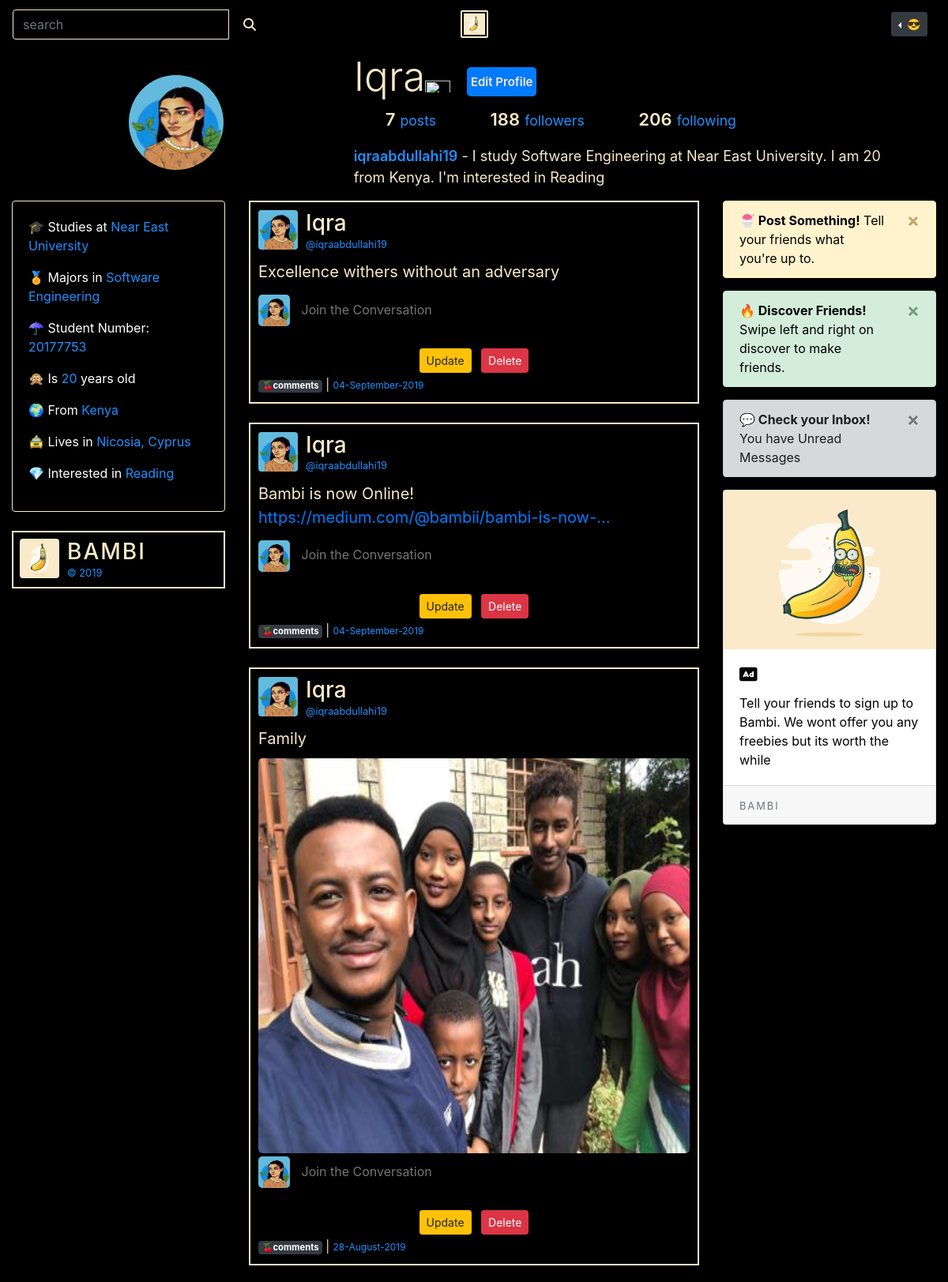
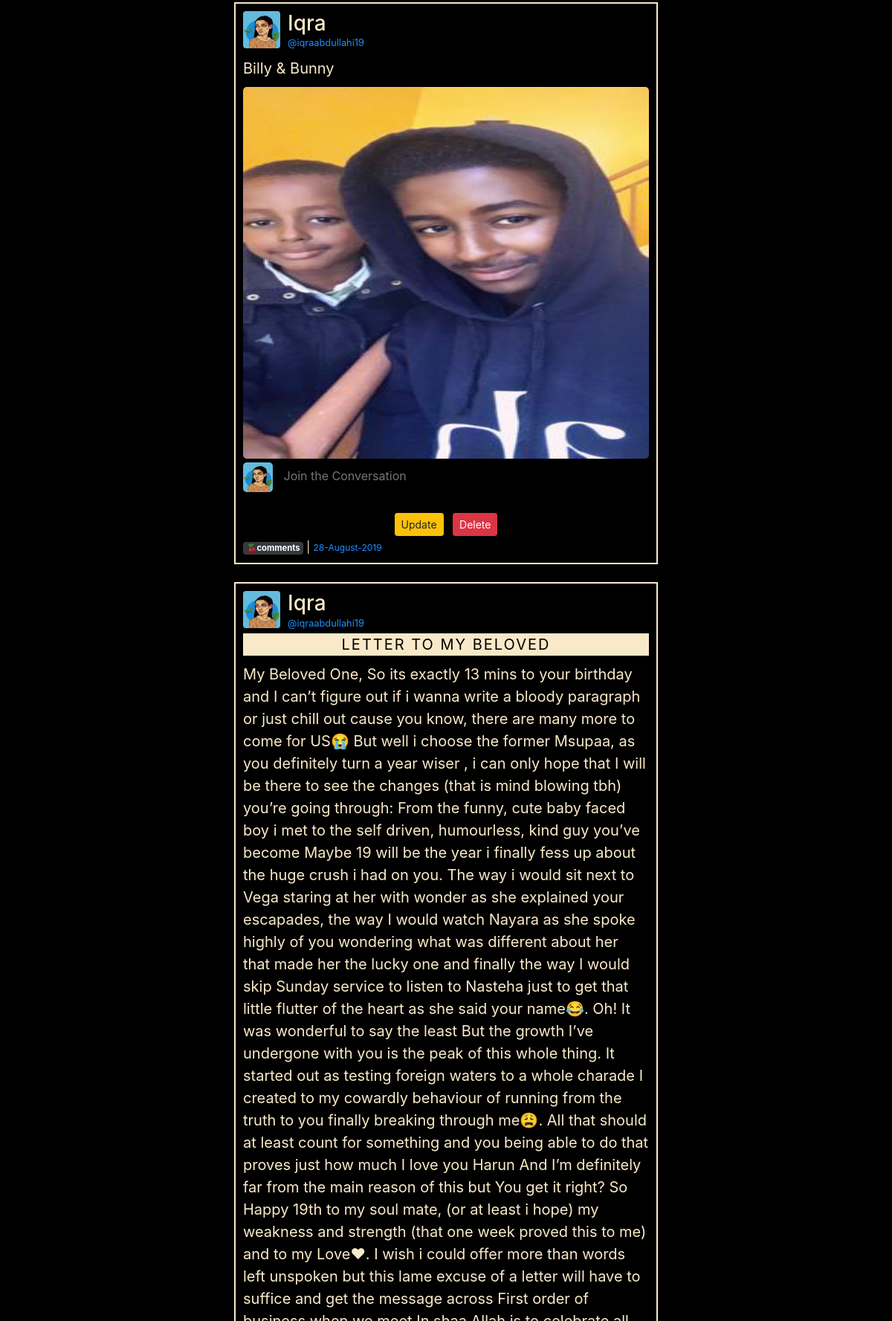
Screenshot of /user/Iqra (signed in, upper part) with the database file from the repository (2 pictures, top to bottom).
### bambiv3/models.py (models this page shows, shortened)
class User(db.Model, UserMixin):
	id = db.Column(db.Integer, primary_key=True)
	username = db.Column(db.String(20), unique=True, nullable=False)
	email = db.Column(db.String(120), unique=True, nullable=False)
	image_file = db.Column(db.String(20), nullable=False, default='default.jpg')
	password = db.Column(db.String(60), nullable=False)
	department = db.Column(db.String(20), nullable=False)
	student_number = db.Column(db.Integer(), unique=True, nullable=False)
	age = db.Column(db.Integer(), nullable=False)
	country = db.Column(db.String(20), nullable=False)
	hobby = db.Column(db.String(20), nullable=False)
	posts = db.relationship('Post', backref='author', lazy=True)

class Post(db.Model):
	id = db.Column(db.Integer, primary_key=True)
	title = db.Column(db.String(100)) #nullable=False
	date_posted = db.Column(db.DateTime, nullable=False, default=datetime.utcnow)
	content = db.Column(db.Text, nullable=False)
	image = db.Column(db.String(20))
	user_id = db.Column(db.Integer, db.ForeignKey('user.id'), nullable=False)

### bambiv3/routes.py (the view)
@app.route("/user/<string:username>", methods=['GET', 'POST'])
@login_required
def user_posts(username):
	form = UpdateAccountForm()
	if form.validate_on_submit():
		if form.picture.data:
			picture_file = save_picture(form.picture.data)
			current_user.image_file = picture_file
		current_user.username = form.username.data
		current_user.email = form.email.data
		current_user.department = form.department.data
		current_user.student_number = form.student_number.data
		current_user.country = form.country.data
		current_user.age = form.age.data
		current_user.hobby = form.hobby.data
		db.session.commit()
		flash('Your Account has been updated', 'success')
		return redirect(url_for('user_posts', username=current_user.username))
	elif request.method == 'GET':
		form.username.data = current_user.username
		form.email.data = current_user.email
		form.department.data = current_user.department
		form.student_number.data = current_user.student_number
		form.country.data = current_user.country
		form.age.data = current_user.age
		form.hobby.data = current_user.hobby
	image_file = url_for('static', filename='profile_pics/' + current_user.image_file)
	page = request.args.get('page', 1, type=int)
	user = User.query.filter_by(username=username).first_or_404()
	posts = Post.query.filter_by(author=user).order_by(Post.date_posted.desc()).paginate(page=page, per_page=5)
	return render_template('user_posts.html', posts=posts, user=user, title=user.username,image_file=image_file,form=form)

### bambiv3/forms.py (shortened to what this page needs)
class UpdateAccountForm(FlaskForm):
	username = StringField('Username', validators = [DataRequired(), Length(min=2, max=20), Regexp(r'^[\w.-_.]+$')])
	email = StringField('Email', validators = [DataRequired(), Email()])
	picture = FileField('Update Profile Picture', validators=[FileAllowed(['jpg', 'png'])])
	department = StringField('Department', validators=[DataRequired()])
	student_number = StringField('Student Number', validators=[DataRequired()])
	country = StringField('Country', validators=[DataRequired()])
	age = StringField('Age', validators=[DataRequired()])
	hobby = StringField('Hobby', validators=[DataRequired()])
	submit = SubmitField('Update')

### bambiv3/models.py (called while the page is built)
@login_manager.user_loader
def load_user(user_id):
	return User.query.get(int(user_id))

### bambiv3/routes.py (called while the page is built)
@app.before_request
def before_request():
    if current_user.is_authenticated:
        current_user.last_seen = datetime.utcnow()
        db.session.commit()

### bambiv3/templates/user_posts.html (shortened to what this page needs)
{% extends "layout.html" %}
{% block content %}
<div class="container-fluid">
  <section style="padding-top: 5px;">
  <div class="container">
    <div class="profile">
      <div class="profile-image">
        <img src="{{ url_for('static', filename='profile_pics/' + user.image_file) }}" alt="" class="profile-thumbnail" style="width:120px;height:120px;">
      </div>
      <div class="profile-user-settings">
        <h2 class="profile-user-name">{{user.username}}<img src="https://img.icons8.com/bubbles/50/000000/verified-account.png" style="width:32px;height:32px;"></h2>
        {% if current_user == user%}
        <button class="btn profile-edit-btn btn-primary" data-toggle="modal" data-target="#info">Edit Profile</button>
        {% else %}
        <button id="follow" class="btn profile-edit-btn btn-primary">✌ Follow</button>
        {% endif %}
      </div>
      <div class="profile-stats">
        <ul>
          <li style="font-size: 22px;"><span class="profile-stat-count">{{ posts.total }}</span> <small>posts</small></li>
          <li style="font-size: 22px;"><span class="profile-stat-count">188</span> <small>followers</small></li>
          <li style="font-size: 22px;"><span class="profile-stat-count">206</span> <small>following</small></li>
        </ul>
      </div>
      <div class="profile-bio">
        <p style="font-size:18px;"><small class="profile-real-name" style="font-size: 18px;">{{user.email.split("@")[0] | lower}}</small> - I study {{user.department}} at Near East University. I am {{current_user.age}} from {{user.country}}. I'm interested in {{user.hobby}}</p>
      </div>
    </div>
  </div>
</section>
  <div class="row">
    <div class="col-lg-3">
      {% if current_user.is_authenticated %}
    <div class="card about" style="color:#fff;background:#000;text-align:left;border:1px solid #F9E9C8;">
    <div class="card-body">
      <p> 🎓 Studies at <span>Near East University</span></p>
      <p> 🏅 Majors in <span>{{user.department}}</span></p>
      <p> ☂ Student Number: <span>{{user.student_number}}</span></p>
      <p> 🙊 Is <span>{{user.age}}</span> years old</p>
      <p> 🌍 From <span>{{user.country}}</span></p>
      <p> 🚖 Lives in <span>Nicosia, Cyprus</span></p>
      <p> 💎 Interested in <span>{{user.hobby}}</span></p>
    </div>
  </div>
  <br>
  <header class="d-none d-lg-flex" style="color:#F9E9C8;border:2px solid #F9E9C8;padding:8px;">
    <img src="{{ url_for('static', filename='profile_pics/' + 'logo.png') }}" alt="logo" class="profile-thumbnail">
    <div class="profile-name">
      <h3 class="logo">BAMBI</h3>
      <small>&copy 2019</small>
    </div>
  </header>
  {% endif %}
</div>
    <div class="col-lg-6">
      {% for post in posts.items %}
    <div class="post">
      <header>
          <img src="{{ url_for('static', filename='profile_pics/' + post.author.image_file) }}" alt="profile pic" class="profile-thumbnail">
          <div class="profile-name">
            <h3>{{post.author.username}}</h3>
            <small>@{{post.author.email.split("@")[0] | lower}}</small>
          </div>
        </header>
        <div id="inner">
          <p style="text-transform: uppercase;letter-spacing: 2px;text-align: center;margin-top: 4px;background:#F9E9C8;color:#000;"><a href=" {{ url_for('post', post_id=post.id) }} " style="color:#000;">{{post.title}}</a></p>
          <p>{{post.content|urlize(40, target='_blank')}}</p>
          {% if post.image %}
          <img src="{{ url_for('static', filename='profile_pics/' + post.image) }}" style="width:100%;height:500px;border-radius:5px">
          {% endif %}
          <div class="comments">
            <img src="{{ url_for('static', filename='profile_pics/' + current_user.image_file) }}" style="width: 40px;height: 40px;border-radius:5px;">
            <input type="text" name="comment" placeholder="Join the Conversation" style="background:#000;border:none;border-radius:5px;outline:none;width:85%;height: 35px;padding:10px;color:#F9E9C8;margin-top:5px;">
          </div>
          <br>
          {% if post.author == current_user %}
            <div style="text-align: center;">
              <a class="btn btn-warning btn-sm m-1" href="{{url_for('update_post', post_id=post.id)}}">Update</a>
              <button type="button" class="btn btn-danger btn-sm m-1" data-toggle="modal" data-target="#deleteModal">Delete</button>
            </div>
          {% endif %}
        </div>
        <footer>
          <div class="stats">
            <div class="Retweets">
               <a  class="badge badge-dark" href="{{url_for('post', post_id=post.id)}}">🍒comments</a> | <small class="date">{{post.date_posted.strftime('%d-%B-%Y')}}</small>
            </div>
        </footer>
    </div>
    <br>
  {% endfor %}
</div>
    <div class="col-lg-3 d-none d-lg-block">
      {% if current_user.is_authenticated %}
      <div class="alert alert-warning alert-dismissible fade show" role="alert">
        <a href="{{ url_for('new_post') }}"  style="color:#000;text-decoration: none">
      <strong>🍧 Post Something!</strong> Tell your friends what you're up to.</a>
        <button type="button" class="close" data-dismiss="alert" aria-label="Close">
          <span aria-hidden="true">&times;</span>
        </button>
      </div>
      <div class="alert alert-success alert-dismissible fade show" role="alert">
        <a href="{{ url_for('discover') }}"  style="color:#000;text-decoration: none">
      <strong>🔥 Discover Friends!</strong> Swipe left and right on discover to make friends.</a>
        <button type="button" class="close" data-dismiss="alert" aria-label="Close">
          <span aria-hidden="true">&times;</span>
        </button>
      </div>
      <div class="alert alert-dark alert-dismissible fade show" role="alert">
      <strong>💬 Check your Inbox! </strong>You have Unread Messages
        <button type="button" class="close" data-dismiss="alert" aria-label="Close">
          <span aria-hidden="true">&times;</span>
        </button>
      </div>
      <div class="card" style="color:#000;">
      <img class="card-img-top" src="{{ url_for('static', filename='profile_pics/' + 'logo.png') }}" alt="logo">
      <div class="card-body">
        <h5 class="card-title"><i class="fas fa-ad"></i></h5>
        <p class="card-text">Tell your friends to sign up to Bambi. We wont offer you any freebies but its worth the while</p>
      </div>
      <div class="card-footer">
        <small class="text-muted logo">BAMBI</small>
      </div>
    </div>
    {% endif %}
</div>
      </div>
{% endblock content %}

### bambiv3/templates/layout.html (shortened to what this page needs)
<!doctype html>
<html lang="en">
  <head>
    <link rel="stylesheet" href="https://stackpath.bootstrapcdn.com/bootstrap/4.3.1/css/bootstrap.min.css">
    <link rel="stylesheet" type="text/css" href="{{ url_for('static', filename='main.css') }}">
  </head>
  <body>
<nav class="navbar navbar-expand-md navbar-dark sticky-top">
    <div class="navbar-collapse collapse w-100 order-1 order-md-0 dual-collapse2">
        <ul class="navbar-nav mr-auto">
            <li>
              <form class="form-inline">
                <div class="input-group">
                  <input type="text" class="form-control search" placeholder="search" aria-label="Search" aria-describedby="basic-addon1" style="color:#fff;background:#000"> <br>
                  <button class="btn  my-2 my-sm-0" type="submit"><i class="fas fa-search" style="color:#F9E9C8;"></i></button>
                </div>
              </form>
            </li>
        </ul>
    </div>
    <div class="mx-auto order-0">
      <a class="navbar-brand mx-auto d-none d-lg-block" href="{{ url_for('home') }}">
        <img src="{{ url_for('static', filename='profile_pics/' + 'logo.png') }}" width="35" height="35" class="d-inline-block align-top" alt="" style="border:2px solid #F9E9C8; padding:2px;border-radius:2px;">
      </a>
  </div>
    <div class="navbar-collapse collapse w-100 order-3 dual-collapse2 settings">
        <ul class="navbar-nav ml-auto">
          {% if current_user.is_authenticated %}
          <li>
            <div class="dropdown dropleft">
            <button class="btn  btn-sm btn-dark dropdown-toggle" type="button" id="dropdownMenuButton" data-toggle="dropdown" aria-haspopup="true" aria-expanded="false">
               <span>😎</span>
            </button>
          </div>
          </li>
          {% else %}
            <li class="nav-item">
              <a href="{{ url_for('about') }}" style="color:#F9E9C8;text-decoration: none;"> 🕯 About Bambi</a>
            </li>
          {% endif %}
        </ul>
    </div>
</nav>
  {% block content %} {% endblock %}
  </body>
</html>

### bambiv3/static/main.css (style rules this page uses)
body { background:#000; color: #F9E9C8; }
nav { background: #000; }
.search { margin-right:5px; border: 1px solid #F9E9C8; outline:none; color:#000; background:#fff; }
.settings li { padding-right:10px; }
.logo { color:#F9E9C8; letter-spacing:2px; }
.about span, small { color:#1e90ff; }

### bambiv3/templates/user_posts.html (style rules this page uses)
header, footer { display: flex; flex-direction: row; }
header .profile-thumbnail { width: 50px; height: 50px; border-radius: 4px; }
header .profile-name { display: flex; flex-direction:column; margin-left: 10px; }
header h3, header h4 { display: flex; margin: 0; }
#inner p { margin-bottom: 10px; font-size: 20px; }
footer .stats { display: flex; font-size: 15px; }
.post { border: 2px solid #F9E9C8; padding: 10px; }
*, *::before, *::after { box-sizing: border-box; }
.container { max-width: 93.5rem; margin: 0 auto; padding: 0 2rem; }
section .btn { color: inherit; padding: 5px; cursor: pointer; border:none; outline:none; font-size: 15px; }
.profile::after { content: ""; display: block; clear: both; }
.profile-image { float: left; width: calc(33.333% - 1rem); display: flex; justify-content: center; align-items: center; margin-right: 3rem; }
.profile-image img { border-radius: 50%; margin-top:-10px; }
.profile-user-settings, .profile-stats, .profile-bio { float: left; width: calc(66.666% - 2rem); }
.profile-user-settings { margin-top: 1.1rem; }
.profile-user-name { display: inline-block; font-size: 3.2rem; font-weight: 300; }
.profile-edit-btn { font-size: 1.4rem; line-height: 1.8; border: 0.1rem solid #dbdbdb; border-radius: 0.3rem; padding: 0 1.4rem; margin-left: 1rem; margin-top:-15px; }
.profile-stats { margin-top: 2.3rem; }
.profile-stats li { display: inline-block; font-size: 1.6rem; line-height: 1.5; margin-right: 4rem; cursor: pointer; }
.profile-stats li:last-of-type { margin-right: 0; }
.profile-bio { font-size: 1.6rem; font-weight: 400; line-height: 1.5; margin-top: 2.3rem; }
.profile-real-name, .profile-stat-count, .profile-edit-btn { font-weight: 600; }

### rows the page displays
User: image_file (picture), username "Iqra", email "iqraabdullahi19", department "Software Engineering", age "20", country "Kenya", hobby "Reading", student_number "20177753"
Post: image_file (picture), author.username "Iqra", author.email "iqraabdullahi19", content "Excellence withers without an adversary", date_posted "04-September-2019"
Post: image_file (picture), author.username "Iqra", author.email "iqraabdullahi19", content "Bambi is now Online! https://medium.com/@bambii/bambi-is-now-...", date_posted "04-September-2019"
Post: image_file (picture), author.username "Iqra", author.email "iqraabdullahi19", content "Family", image (picture), date_posted "28-August-2019"
Post: image_file (picture), author.username "Iqra", author.email "iqraabdullahi19", content "Billy & Bunny", image (picture), date_posted "28-August-2019"
Post: image_file (picture), author.username "Iqra", author.email "iqraabdullahi19", title "LETTER TO MY BELOVED"

### other values shown
{{ posts.total }} "7"
